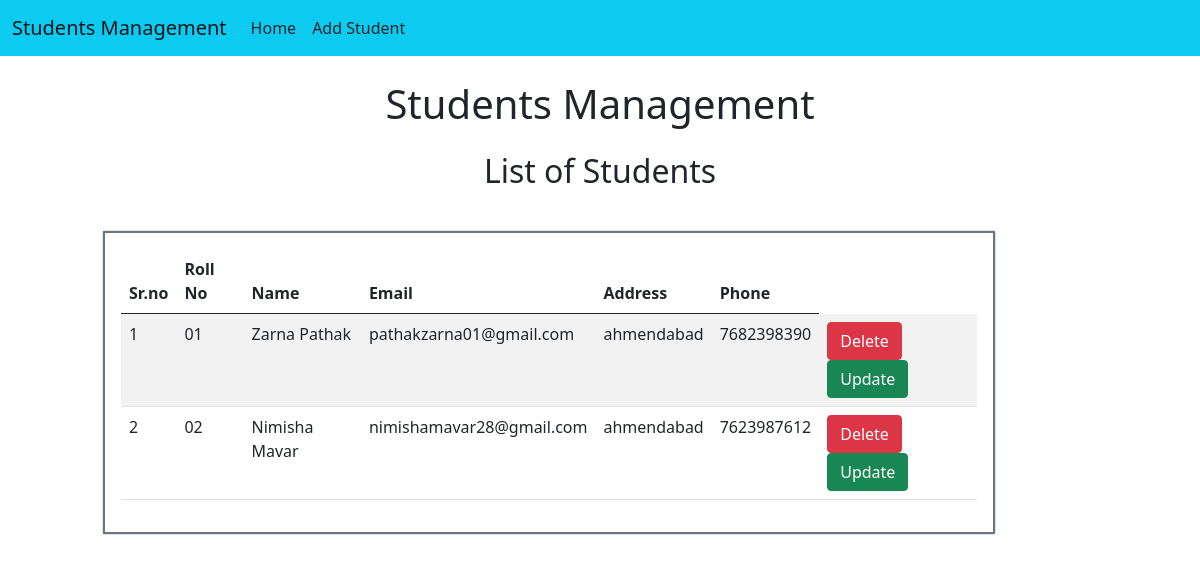
The page /student/ on the database as committed earlier.
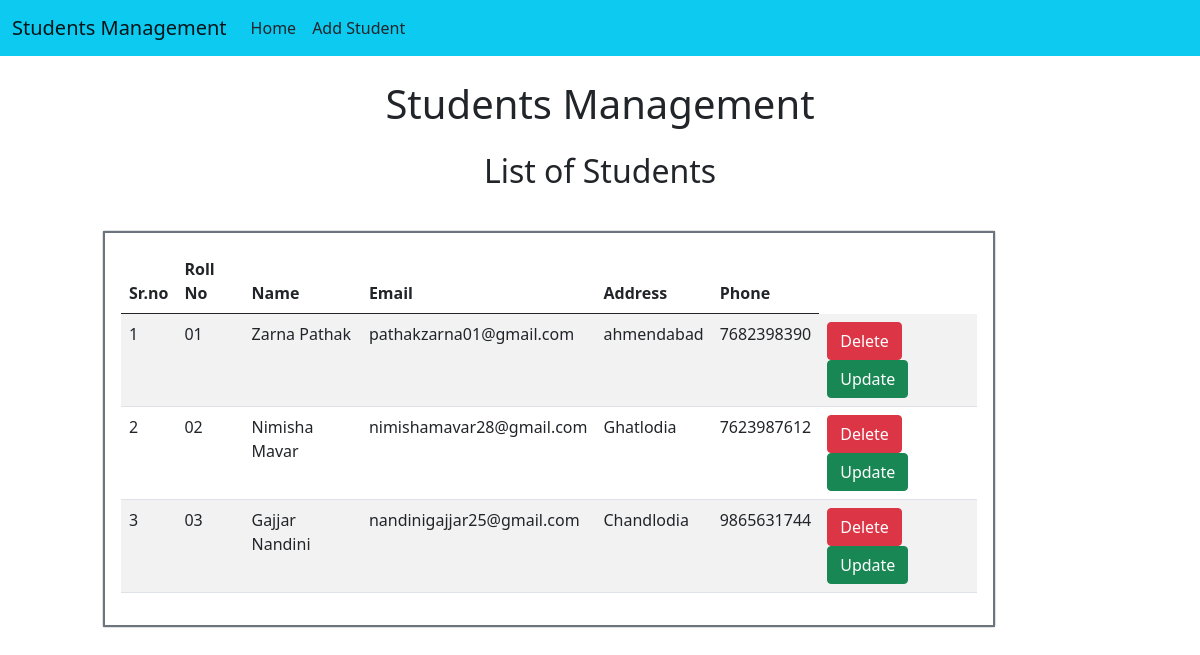
The same page on the database as committed later.
### Student/models.py (models this page shows)
class Student(models.Model):
    roll = models.CharField(max_length=100)
    name = models.CharField(max_length=50)
    email = models.CharField(max_length=100)
    address = models.CharField(max_length=150)
    phone = models.CharField(max_length=10)

### Student/views.py (the view)
# urls.py: path('',views.home),
def home(request):
    std = Student.objects.all()
    return render(request, 'home.html', {'std': std})

### templates/home.html (shortened to what this page needs)
<!doctype html>
<html lang="en">
  <head>
    <link href="https://cdn.jsdelivr.net/npm/bootstrap@5.0.2/dist/css/bootstrap.min.css" rel="stylesheet">
  </head>
  <body>
    {% include "navbar.html" %}
    <h1 class='text-center my-4'>Students Management</h1>
    <h2 class='text-center my-3'>List of Students</h2>
    <div class="conatiner">
      <div class="row">
        <div class="col-md-9 offset-md-1 my-4">
          <div class="card">
            <div class="card-body border border-2 border-secondary">
              <table class="table table-striped">
                <thead>
                  <tr>
                    <th>Sr.no</th>
                    <th>Roll No</th>
                    <th>Name</th>
                    <th>Email</th>
                    <th>Address</th>
                    <th>Phone</th>
                  </tr>
                </thead>
                <tbody>
                  {% for s in std %}
                    <tr>
                      <td>{{forloop.counter}}</td>
                      <td>{{s.roll}}</td>
                      <td>{{s.name}}</td>
                      <td>{{s.email}}</td>
                      <td>{{s.address}}</td>
                      <td>{{s.phone}}</td>
                      <td>
                        <a href="/student/deleteStud/{{s.id}}" class="btn btn-danger md-sm">Delete</a>
                        <a href="/student/updateStud/{{s.id}}" class="btn btn-success md-sm">Update</a>
                      </td>
                    </tr>
                  {% endfor %}
                </tbody>
              </table>
            </div>
          </div>
        </div>
      </div>
    </div>
  </body>
</html>

Rows that differ between the two databases and show on the page:
changed Student "Nimisha Mavar": address "ahmendabad" → "Ghatlodia"
added Student: roll "03", name "Gajjar Nandini", email "nandinigajjar25@gmail.com", address "Chandlodia", phone "9865631744"
